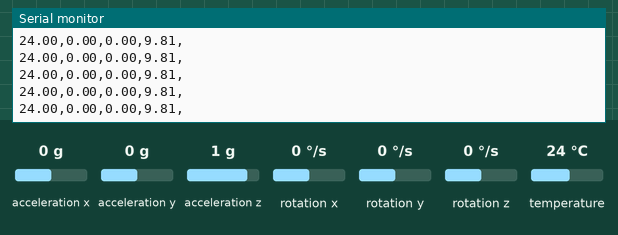
A sketch run on a simulated ESP32. Shown: the last lines printed to the serial monitor. The inputs (shaded band) are chosen by the test bench; at power-on: acceleration x 0 g, acceleration y 0 g, acceleration z 1 g, temperature 24 °C, rotation x 0 °/s, rotation y 0 °/s, rotation z 0 °/s. The RemoteXY app is connected.

Above: at 1.8 s.
1.9 s: acceleration x set to -1.4 g
At 1.94 s:
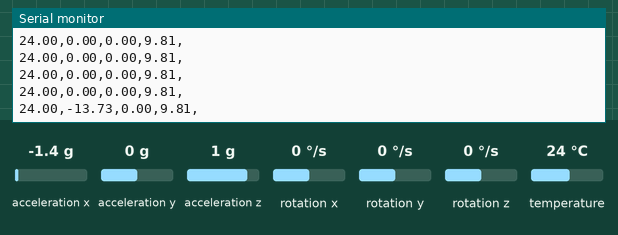
3.4 s: acceleration y set to -1.4 g
At 3.43 s:
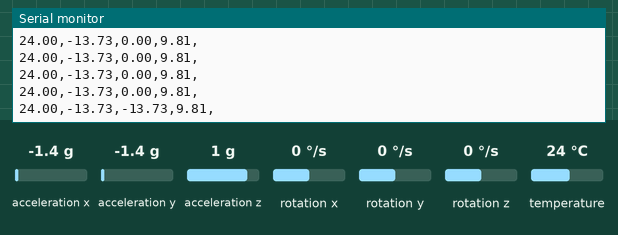
4.9 s: acceleration z set to -1.4 g
At 4.91 s:
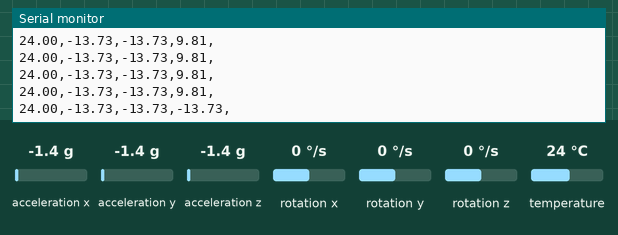
6.4 s: temperature set to 12 °C
At 6.4 s:
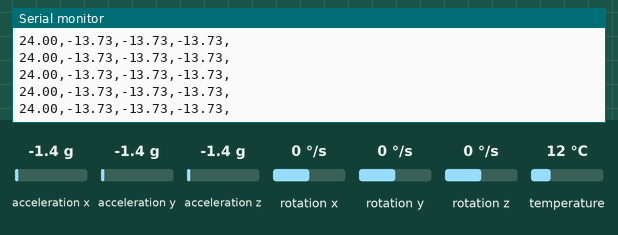

Measured:
- after the input at 1.9 s, the serial monitor: prints a new line at once (image 1)
- after the input at 3.4 s, the serial monitor: prints a new line at once (image 2)
- after the input at 4.9 s, the serial monitor: prints a new line at once (image 3)

The sketch:

TestCloud.ino
```cpp
// (licence header left out)
//////////////////////////////////////////////
//        RemoteXY include library          //
//////////////////////////////////////////////

// you can enable debug logging to Serial at 115200
//#define REMOTEXY__DEBUGLOG

// RemoteXY select connection mode and include library
#define REMOTEXY_MODE__WIFI_CLOUD

#include <WiFi.h>
#include <Adafruit_MPU6050.h>
#include <Adafruit_Sensor.h>
#include <Wire.h>
Adafruit_MPU6050 mpu;

// RemoteXY connection settings
#define REMOTEXY_WIFI_SSID "Spectra_5063"
#define REMOTEXY_WIFI_PASSWORD "Spectra@123"
#define REMOTEXY_CLOUD_SERVER "cloud.remotexy.com"
#define REMOTEXY_CLOUD_PORT 6376
#define REMOTEXY_CLOUD_TOKEN "acde5a4997d5d28bbb8786178f604a6d"


#include <RemoteXY.h>

// RemoteXY GUI configuration
#pragma pack(push, 1)
uint8_t RemoteXY_CONF[] =   // 161 bytes
  { 255,0,0,24,0,154,0,18,0,0,0,31,1,106,200,1,1,4,0,68,
  4,12,99,81,51,16,36,135,205,65,99,99,88,0,65,99,99,89,0,65,
  99,99,90,0,71,5,110,30,30,56,0,5,24,135,0,0,112,193,0,0,
  112,65,0,0,160,65,0,0,32,65,0,0,0,64,24,109,47,115,50,0,
  71,36,112,30,30,56,1,5,24,135,0,0,112,193,0,0,112,65,0,0,
  160,65,0,0,32,65,0,0,0,64,24,109,47,115,50,0,135,0,0,0,
  0,0,0,72,66,71,69,110,30,30,56,0,5,24,135,0,0,112,193,0,
  0,112,65,0,0,160,65,0,0,32,65,0,0,0,64,24,109,47,115,50,
  0 };

// this structure defines all the variables and events of your control interface
struct {

    // output variables
  float onlineGraph_01_var1;
  float onlineGraph_01_var2;
  float onlineGraph_01_var3;
  float instrument_01; // from -15 to 15
  float instrument_02; // from -15 to 15
  float instrument_03; // from -15 to 15

    // other variable
  uint8_t connect_flag;  // =1 if wire connected, else =0

} RemoteXY;
#pragma pack(pop)

/////////////////////////////////////////////
//           END RemoteXY include          //
/////////////////////////////////////////////


void setup()
{
  RemoteXY_Init ();


  Serial.begin(115200);
  RemoteXY_delay(500);
  Serial.println("Initialize");
  // Try to initialize!
  if (!mpu.begin()) {
    Serial.println("Failed to find MPU6050 chip");
    while (1) {
      Serial.println("Failed to find MPU6050 chip");
      RemoteXY_delay(10);
    }
  }
  Serial.println("MPU6050 Found!");
  // set accelerometer range to +-8G
  mpu.setAccelerometerRange(MPU6050_RANGE_8_G);
  // set gyro range to +- 500 deg/s
  mpu.setGyroRange(MPU6050_RANGE_500_DEG);
  // set filter bandwidth to 21 Hz
  mpu.setFilterBandwidth(MPU6050_BAND_21_HZ);
  RemoteXY_delay(100);

  Serial.print("Temp,x,y,z");

}

void loop()
{
  RemoteXY_Handler ();

  // use the RemoteXY structure for data transfer
  // do not call delay(), use instead RemoteXY_delay()
  sensors_event_t a, g, temp;
  mpu.getEvent(&a, &g, &temp);
  /* Print out the readings */
  //Serial.print("Acceleration X: ");
  Serial.print(temp.temperature);
  Serial.print(",");
  Serial.print(a.acceleration.x);
  Serial.print(",");
  //Serial.print(", Y: ");
  Serial.print(a.acceleration.y);
  Serial.print(",");
  //Serial.print(", Z: ");
  Serial.print(a.acceleration.z);
  Serial.print(",");
  Serial.println("");

  RemoteXY.onlineGraph_01_var1 = a.acceleration.x;
  RemoteXY.onlineGraph_01_var2 = a.acceleration.y;
  RemoteXY.onlineGraph_01_var3 = a.acceleration.z;
  RemoteXY.instrument_01 = a.acceleration.x; // from -15 to 15
  RemoteXY.instrument_02 = a.acceleration.y; // from -15 to 15
  RemoteXY.instrument_03 = a.acceleration.z; // from -15 to 15


  RemoteXY_delay(50);


}
```
